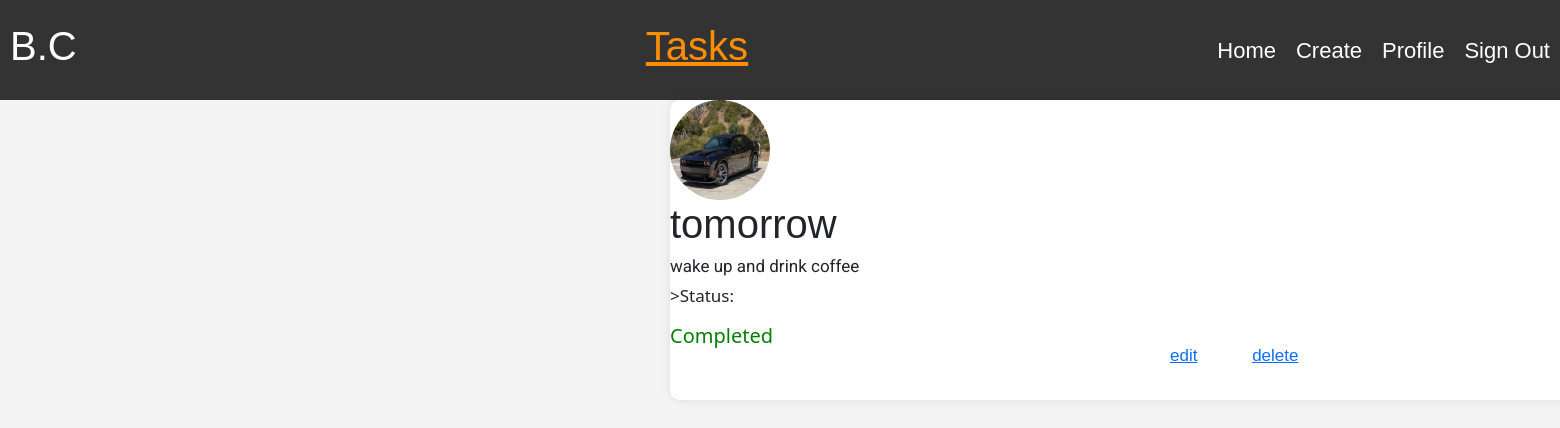
Page /task/26/ (signed in) on the committed database.
### helloworld/models.py (models this page shows, shortened)
class Task(models.Model):
    title = models.CharField(max_length=60)
    content = models.TextField(max_length=200)
    date_posted = models.DateTimeField(default=timezone.now)
    user = models.ForeignKey(User, on_delete=models.CASCADE)
    completed = models.BooleanField(default=False)

### users/models.py (models this page shows, shortened)
class Profile(models.Model):
    user = models.OneToOneField(User, models.CASCADE)
    image = models.ImageField(default='default.jpg', upload_to='profile_pics')
    bio = models.CharField(max_length=150)

### helloworld/views.py (the view)
# urls.py: path('task/<int:pk>/',TaskDetailView.as_view(), name='task_detail'),
class TaskDetailView(LoginRequiredMixin,UserPassesTestMixin,  DetailView):
    model = Task
    def test_func(self):
        task = self.get_object()
        if self.request.user == task.user:
            return True
        else:
            return False

### helloworld/templates/helloworld/task_detail.html
{% extends 'helloworld/base.html' %}
{% load crispy_forms_tags %}
{% block content %}
        <div class="flex-container" style="height: 300px;">
                <img class="rounded-circle article-img" src="{{ object.user.profile.image.url }}" style="width: 100px; height: 100px;">
                <div class="flex-item">
                    <h1>{{ object.title }}</h1>
                    <p>{{ object.content }}</p>
                    {% if not object.completed %}
                    <p style="font-family: system-ui, -apple-system, BlinkMacSystemFont, 'Segoe UI', Roboto, Oxygen, Ubuntu, Cantarell, 'Open Sans', 'Helvetica Neue', sans-serif;margin-top: 10px; "> >Status:</p>
                    <p style="font-family: system-ui, -apple-system, BlinkMacSystemFont, 'Segoe UI', Roboto, Oxygen, Ubuntu, Cantarell, 'Open Sans', 'Helvetica Neue', sans-serif; margin-top: 20px; color: red;">
                        In progress
                    </p>
                    {% else %}
                         <p style="font-family: system-ui, -apple-system, BlinkMacSystemFont, 'Segoe UI', Roboto, Oxygen, Ubuntu, Cantarell, 'Open Sans', 'Helvetica Neue', sans-serif;margin-top: 10px; "> >Status: </p>
                         <p style="font-family: system-ui, -apple-system, BlinkMacSystemFont, 'Segoe UI', Roboto, Oxygen, Ubuntu, Cantarell, 'Open Sans', 'Helvetica Neue', sans-serif; margin-top: 20px; color: green; font-size: 20px;"> Completed</p>
                    {% endif %}
                    <a style="margin-left: 500px;" href="{% url 'task-update' task.id %}" >edit</a>
                    <a style="margin-left: 50px;" href="{% url 'task-delete' task.id %}">delete</a>
                </div>
        </div>
{% endblock content %}

### helloworld/static/helloworld/main.css (style rules this page uses)
body { font-family: Arial, sans-serif; margin: 0; padding: 0; background-color: #f4f4f4; margin-bottom: 3000px; }
.flex-container { display: flex; flex-direction: column; width: 1000px; min-height: 200px; background-color: #fff; border-radius: 10px; margin-left: 670px; box-shadow: 0 0 10px rgba(0, 0, 0, 0.1); }
.flex-item { margin-bottom: 100px; height: 60px; font-size: 17px; line-height: 20px; }
p { margin-top: 0px; margin-bottom: 0px; font-family: Roboto; }

### rows in the picture
Task: user.profile.image (picture), title "tomorrow", content "wake up and drink coffee"
